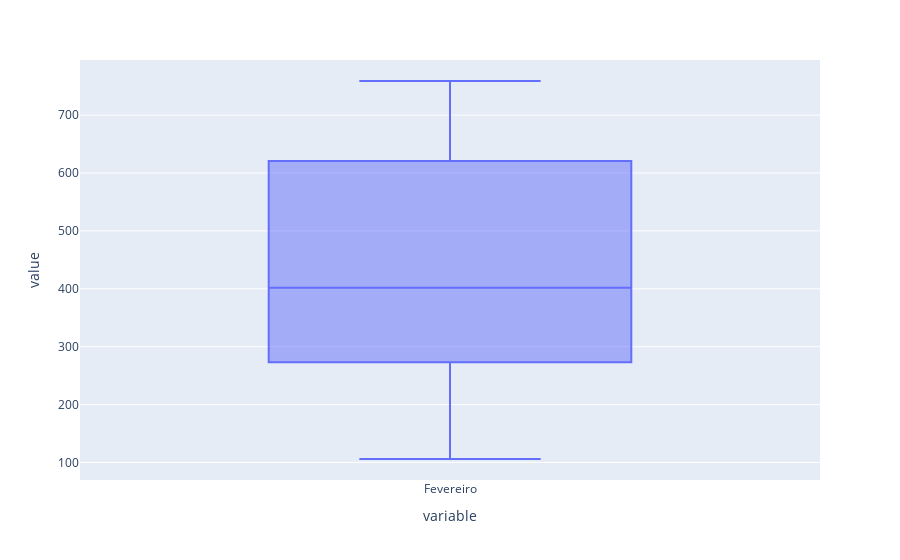

Notebook code cell kept with this figure:
### Code cell
px.box(df['Fevereiro'])

### Figure 1 — Plotly figure (JSON) as saved in the notebook; plotly's stock layout.template omitted (floating-point values rounded to 4 significant figures)
{"data": [{"alignmentgroup": "True", "hovertemplate": "variable=%{x}<br>value=%{y}<extra></extra>", "legendgroup": "", "marker": {"color": "#636efa"}, "name": "", "notched": false, "offsetgroup": "", "orientation": "v", "showlegend": false, "type": "box", "x": ["Fevereiro", "Fevereiro", "Fevereiro", "Fevereiro", "Fevereiro", "Fevereiro", "Fevereiro", "Fevereiro", "Fevereiro", "Fevereiro", "Fevereiro", "Fevereiro", "Fevereiro", "Fevereiro", "Fevereiro", "Fevereiro", "Fevereiro", "Fevereiro", "Fevereiro", "Fevereiro", "Fevereiro"], "x0": " ", "xaxis": "x", "y": [106, 116, 630, 516, 306, 578, 691, 285, 672, 402, 692, 317, 606, 618, 196, 396, 759, 237, 124, 596, 358], "y0": " ", "yaxis": "y"}], "layout": {"boxmode": "group", "legend": {"tracegroupgap": 0}, "margin": {"t": 60}, "xaxis": {"anchor": "y", "domain": [0, 1], "title": {"text": "variable"}}, "yaxis": {"anchor": "x", "domain": [0, 1], "title": {"text": "value"}}}}
